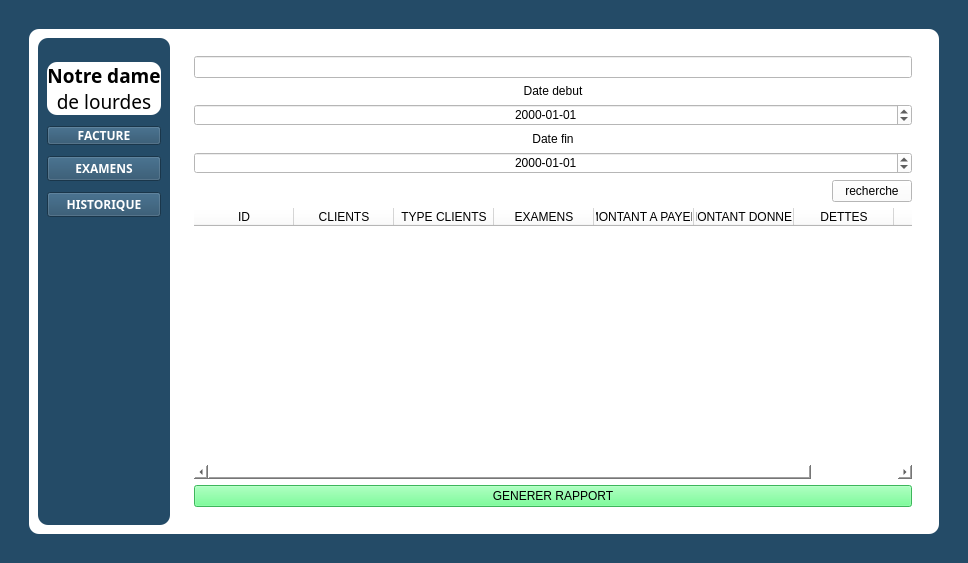
<?xml version="1.0" encoding="UTF-8"?>
<ui version="4.0">
 <class>MainWindow</class>
 <widget class="QMainWindow" name="MainWindow">
  <property name="geometry">
   <rect>
    <x>0</x>
    <y>0</y>
    <width>968</width>
    <height>562</height>
   </rect>
  </property>
  <property name="windowTitle">
   <string>MainWindow</string>
  </property>
  <property name="styleSheet">
   <string notr="true">background-color: #244b67;
</string>
  </property>
  <widget class="QWidget" name="centralwidget">
   <layout class="QVBoxLayout" name="verticalLayout_2">
    <item>
     <layout class="QVBoxLayout" name="verticalLayout">
      <property name="leftMargin">
       <number>20</number>
      </property>
      <property name="topMargin">
       <number>20</number>
      </property>
      <property name="rightMargin">
       <number>20</number>
      </property>
      <property name="bottomMargin">
       <number>20</number>
      </property>
      <item>
       <widget class="QFrame" name="frame">
        <property name="styleSheet">
         <string notr="true">QFrame {
    background-color:rgb(255, 255, 255);
    border-radius: 10px;
}

</string>
        </property>
        <property name="frameShape">
         <enum>QFrame::StyledPanel</enum>
        </property>
        <property name="frameShadow">
         <enum>QFrame::Raised</enum>
        </property>
        <layout class="QHBoxLayout" name="horizontalLayout_2">
         <item>
          <layout class="QHBoxLayout" name="horizontalLayout">
           <item>
            <widget class="QFrame" name="frame_3">
             <property name="maximumSize">
              <size>
               <width>200</width>
               <height>16777215</height>
              </size>
             </property>
             <property name="styleSheet">
              <string notr="true">background-color: rgb(36, 75, 103);</string>
             </property>
             <property name="frameShape">
              <enum>QFrame::StyledPanel</enum>
             </property>
             <property name="frameShadow">
              <enum>QFrame::Raised</enum>
             </property>
             <layout class="QVBoxLayout" name="verticalLayout_4">
              <item>
               <layout class="QVBoxLayout" name="verticalLayout_3">
                <property name="spacing">
                 <number>11</number>
                </property>
                <property name="topMargin">
                 <number>15</number>
                </property>
                <property name="bottomMargin">
                 <number>299</number>
                </property>
                <item>
                 <widget class="QLabel" name="label">
                  <property name="maximumSize">
                   <size>
                    <width>16777215</width>
                    <height>300</height>
                   </size>
                  </property>
                  <property name="font">
                   <font>
                    <family>Segoe UI Variable Text Semiligh</family>
                    <pointsize>14</pointsize>
                   </font>
                  </property>
                  <property name="styleSheet">
                   <string notr="true">background-color: rgb(255, 255, 255);</string>
                  </property>
                  <property name="text">
                   <string>&lt;strong&gt;Notre dame&lt;/strong&gt;&lt;br&gt;de lourdes</string>
                  </property>
                  <property name="scaledContents">
                   <bool>false</bool>
                  </property>
                  <property name="alignment">
                   <set>Qt::AlignCenter</set>
                  </property>
                 </widget>
                </item>
                <item>
                 <widget class="QPushButton" name="btn_facture">
                  <property name="minimumSize">
                   <size>
                    <width>14</width>
                    <height>19</height>
                   </size>
                  </property>
                  <property name="maximumSize">
                   <size>
                    <width>181</width>
                    <height>16777215</height>
                   </size>
                  </property>
                  <property name="sizeIncrement">
                   <size>
                    <width>80</width>
                    <height>99</height>
                   </size>
                  </property>
                  <property name="font">
                   <font>
                    <family>Segoe UI Variable Text Semiligh</family>
                    <weight>75</weight>
                    <bold>true</bold>
                   </font>
                  </property>
                  <property name="styleSheet">
                   <string notr="true">color: rgb(255, 255, 255);</string>
                  </property>
                  <property name="text">
                   <string>FACTURE</string>
                  </property>
                 </widget>
                </item>
                <item>
                 <widget class="QPushButton" name="btn_examen">
                  <property name="font">
                   <font>
                    <family>Segoe UI Variable Text Semiligh</family>
                    <weight>75</weight>
                    <bold>true</bold>
                   </font>
                  </property>
                  <property name="styleSheet">
                   <string notr="true">color: rgb(255, 255, 255);</string>
                  </property>
                  <property name="text">
                   <string>EXAMENS</string>
                  </property>
                 </widget>
                </item>
                <item>
                 <widget class="QPushButton" name="btn_historique">
                  <property name="font">
                   <font>
                    <family>Segoe UI Variable Text Semiligh</family>
                    <weight>75</weight>
                    <bold>true</bold>
                   </font>
                  </property>
                  <property name="styleSheet">
                   <string notr="true">color: rgb(255, 255, 255);</string>
                  </property>
                  <property name="text">
                   <string>HISTORIQUE</string>
                  </property>
                 </widget>
                </item>
               </layout>
              </item>
             </layout>
            </widget>
           </item>
           <item>
            <widget class="QFrame" name="frame_2">
             <property name="styleSheet">
              <string notr="true">background-color: rgb(255, 255, 255);</string>
             </property>
             <property name="frameShape">
              <enum>QFrame::StyledPanel</enum>
             </property>
             <property name="frameShadow">
              <enum>QFrame::Raised</enum>
             </property>
             <layout class="QVBoxLayout" name="verticalLayout_5">
              <item>
               <widget class="QStackedWidget" name="stackedWidget">
                <property name="styleSheet">
                 <string notr="true"/>
                </property>
                <property name="currentIndex">
                 <number>2</number>
                </property>
                <widget class="QWidget" name="facture">
                 <layout class="QHBoxLayout" name="horizontalLayout_4">
                  <item>
                   <layout class="QGridLayout" name="gridLayout_2">
                    <item row="3" column="0">
                     <widget class="QLineEdit" name="Txt_recherche_examen">
                      <property name="alignment">
                       <set>Qt::AlignCenter</set>
                      </property>
                     </widget>
                    </item>
                    <item row="1" column="1">
                     <widget class="QLabel" name="label_4">
                      <property name="text">
                       <string>nombre sejour :</string>
                      </property>
                      <property name="alignment">
                       <set>Qt::AlignCenter</set>
                      </property>
                     </widget>
                    </item>
                    <item row="3" column="1">
                     <widget class="QSpinBox" name="Txt_nombre_sejour">
                      <property name="alignment">
                       <set>Qt::AlignCenter</set>
                      </property>
                      <property name="maximum">
                       <number>100000000</number>
                      </property>
                     </widget>
                    </item>
                    <item row="7" column="0">
                     <widget class="QPushButton" name="Btn_ajouter_au_panier">
                      <property name="styleSheet">
                       <string notr="true">background-color: rgb(255, 255, 255);</string>
                      </property>
                      <property name="text">
                       <string>ajouter</string>
                      </property>
                     </widget>
                    </item>
                    <item row="10" column="0" colspan="2">
                     <widget class="QPushButton" name="Btn_valider_facture">
                      <property name="styleSheet">
                       <string notr="true">background-color: rgb(251, 249, 255);</string>
                      </property>
                      <property name="text">
                       <string>Valider</string>
                      </property>
                     </widget>
                    </item>
                    <item row="1" column="0">
                     <widget class="QLineEdit" name="Txt_Nom">
                      <property name="alignment">
                       <set>Qt::AlignCenter</set>
                      </property>
                     </widget>
                    </item>
                    <item row="8" column="0">
                     <widget class="QTableWidget" name="Table_examen">
                      <attribute name="horizontalHeaderShowSortIndicator" stdset="0">
                       <bool>true</bool>
                      </attribute>
                      <attribute name="horizontalHeaderStretchLastSection">
                       <bool>true</bool>
                      </attribute>
                      <column>
                       <property name="text">
                        <string>EXAMENS</string>
                       </property>
                      </column>
                      <column>
                       <property name="text">
                        <string>prix client</string>
                       </property>
                      </column>
                      <column>
                       <property name="text">
                        <string>prix abonne</string>
                       </property>
                      </column>
                     </widget>
                    </item>
                    <item row="0" column="0">
                     <widget class="QLabel" name="label_3">
                      <property name="text">
                       <string>Nom client:</string>
                      </property>
                      <property name="alignment">
                       <set>Qt::AlignCenter</set>
                      </property>
                     </widget>
                    </item>
                    <item row="5" column="0">
                     <widget class="QRadioButton" name="Radio_abonner">
                      <property name="text">
                       <string>Abonner</string>
                      </property>
                     </widget>
                    </item>
                    <item row="6" column="0">
                     <widget class="QRadioButton" name="Radio_cach">
                      <property name="text">
                       <string>Cach</string>
                      </property>
                     </widget>
                    </item>
                    <item row="8" column="1">
                     <widget class="QTableWidget" name="Table_panier">
                      <column>
                       <property name="text">
                        <string>EXAMENS</string>
                       </property>
                      </column>
                      <column>
                       <property name="text">
                        <string>PRIX</string>
                       </property>
                      </column>
                      <column>
                       <property name="text">
                        <string>SOUS-TOTAL</string>
                       </property>
                      </column>
                     </widget>
                    </item>
                    <item row="2" column="0">
                     <widget class="QLabel" name="label_5">
                      <property name="text">
                       <string>EXamens</string>
                      </property>
                      <property name="alignment">
                       <set>Qt::AlignCenter</set>
                      </property>
                     </widget>
                    </item>
                    <item row="4" column="0">
                     <widget class="QLabel" name="label_6">
                      <property name="text">
                       <string>Choisi type client</string>
                      </property>
                      <property name="alignment">
                       <set>Qt::AlignCenter</set>
                      </property>
                     </widget>
                    </item>
                    <item row="9" column="1">
                     <widget class="QLabel" name="label_total">
                      <property name="text">
                       <string>TOTAL:</string>
                      </property>
                      <property name="alignment">
                       <set>Qt::AlignCenter</set>
                      </property>
                     </widget>
                    </item>
                    <item row="6" column="1">
                     <widget class="QSpinBox" name="Sp_montant">
                      <property name="alignment">
                       <set>Qt::AlignCenter</set>
                      </property>
                      <property name="maximum">
                       <number>100000000</number>
                      </property>
                     </widget>
                    </item>
                   </layout>
                  </item>
                 </layout>
                </widget>
                <widget class="QWidget" name="ajouterExamen">
                 <property name="styleSheet">
                  <string notr="true">background-color: rgb(255, 255, 255);</string>
                 </property>
                 <layout class="QVBoxLayout" name="verticalLayout_6">
                  <item>
                   <widget class="QLabel" name="label_2">
                    <property name="text">
                     <string>&lt;strong&gt;ENREGISTREMENT DES EXAMENS &lt;/strong&gt;</string>
                    </property>
                    <property name="alignment">
                     <set>Qt::AlignCenter</set>
                    </property>
                   </widget>
                  </item>
                  <item>
                   <layout class="QGridLayout" name="gridLayout">
                    <item row="1" column="0">
                     <widget class="QLineEdit" name="Txt_nom_examen">
                      <property name="styleSheet">
                       <string notr="true">background-color: rgb(255, 255, 255);</string>
                      </property>
                      <property name="alignment">
                       <set>Qt::AlignCenter</set>
                      </property>
                     </widget>
                    </item>
                    <item row="6" column="0" colspan="4">
                     <widget class="QTableWidget" name="Table_Tous_examens">
                      <property name="styleSheet">
                       <string notr="true"/>
                      </property>
                      <attribute name="horizontalHeaderShowSortIndicator" stdset="0">
                       <bool>true</bool>
                      </attribute>
                      <attribute name="horizontalHeaderStretchLastSection">
                       <bool>true</bool>
                      </attribute>
                      <column>
                       <property name="text">
                        <string>ID</string>
                       </property>
                      </column>
                      <column>
                       <property name="text">
                        <string>EXAMENS</string>
                       </property>
                      </column>
                      <column>
                       <property name="text">
                        <string>PRIX CACHE</string>
                       </property>
                      </column>
                      <column>
                       <property name="text">
                        <string>PRIX ABONNE</string>
                       </property>
                      </column>
                     </widget>
                    </item>
                    <item row="2" column="0">
                     <widget class="QLabel" name="label_8">
                      <property name="text">
                       <string>prix abonner</string>
                      </property>
                      <property name="alignment">
                       <set>Qt::AlignCenter</set>
                      </property>
                     </widget>
                    </item>
                    <item row="0" column="0">
                     <widget class="QLabel" name="label_7">
                      <property name="text">
                       <string>Nom d'Examen</string>
                      </property>
                      <property name="alignment">
                       <set>Qt::AlignCenter</set>
                      </property>
                     </widget>
                    </item>
                    <item row="5" column="0">
                     <widget class="QSpinBox" name="Txt_prix_cach">
                      <property name="alignment">
                       <set>Qt::AlignCenter</set>
                      </property>
                      <property name="maximum">
                       <number>100000000</number>
                      </property>
                     </widget>
                    </item>
                    <item row="3" column="0">
                     <widget class="QSpinBox" name="Txt_prix_abonner">
                      <property name="alignment">
                       <set>Qt::AlignCenter</set>
                      </property>
                      <property name="maximum">
                       <number>100000000</number>
                      </property>
                     </widget>
                    </item>
                    <item row="4" column="0">
                     <widget class="QLabel" name="label_9">
                      <property name="text">
                       <string>prix cach</string>
                      </property>
                      <property name="alignment">
                       <set>Qt::AlignCenter</set>
                      </property>
                     </widget>
                    </item>
                   </layout>
                  </item>
                  <item>
                   <widget class="QPushButton" name="Btn_ajouter_examen">
                    <property name="maximumSize">
                     <size>
                      <width>300</width>
                      <height>16777215</height>
                     </size>
                    </property>
                    <property name="styleSheet">
                     <string notr="true">background-color: rgb(85, 170, 255);</string>
                    </property>
                    <property name="text">
                     <string>AJOUTER</string>
                    </property>
                   </widget>
                  </item>
                 </layout>
                </widget>
                <widget class="QWidget" name="tablefacture">
                 <property name="styleSheet">
                  <string notr="true"/>
                 </property>
                 <layout class="QVBoxLayout" name="verticalLayout_11">
                  <item>
                   <layout class="QGridLayout" name="gridLayout_4">
                    <item row="2" column="0" alignment="Qt::AlignTop">
                     <widget class="QDateEdit" name="date_debut">
                      <property name="alignment">
                       <set>Qt::AlignCenter</set>
                      </property>
                      <property name="displayFormat">
                       <string>yyyy-MM-dd</string>
                      </property>
                     </widget>
                    </item>
                    <item row="4" column="0">
                     <widget class="QDateEdit" name="date_fin">
                      <property name="alignment">
                       <set>Qt::AlignCenter</set>
                      </property>
                      <property name="displayFormat">
                       <string>yyyy-MM-dd</string>
                      </property>
                     </widget>
                    </item>
                    <item row="1" column="0">
                     <widget class="QLabel" name="label_10">
                      <property name="text">
                       <string>Date debut</string>
                      </property>
                      <property name="alignment">
                       <set>Qt::AlignCenter</set>
                      </property>
                     </widget>
                    </item>
                    <item row="0" column="0">
                     <widget class="QLineEdit" name="Txt_recherche_filtre">
                      <property name="alignment">
                       <set>Qt::AlignCenter</set>
                      </property>
                     </widget>
                    </item>
                    <item row="7" column="0">
                     <widget class="QPushButton" name="Btn_generer_rapport">
                      <property name="styleSheet">
                       <string notr="true">background-color: rgb(85, 255, 127);</string>
                      </property>
                      <property name="text">
                       <string>GENERER RAPPORT</string>
                      </property>
                     </widget>
                    </item>
                    <item row="6" column="0">
                     <widget class="QTableWidget" name="Table_historiqu_payement">
                      <attribute name="horizontalHeaderShowSortIndicator" stdset="0">
                       <bool>true</bool>
                      </attribute>
                      <attribute name="horizontalHeaderStretchLastSection">
                       <bool>true</bool>
                      </attribute>
                      <column>
                       <property name="text">
                        <string>ID</string>
                       </property>
                      </column>
                      <column>
                       <property name="text">
                        <string>CLIENTS</string>
                       </property>
                      </column>
                      <column>
                       <property name="text">
                        <string>TYPE CLIENTS</string>
                       </property>
                      </column>
                      <column>
                       <property name="text">
                        <string>EXAMENS</string>
                       </property>
                      </column>
                      <column>
                       <property name="text">
                        <string>MONTANT A PAYER</string>
                       </property>
                      </column>
                      <column>
                       <property name="text">
                        <string>MONTANT DONNER</string>
                       </property>
                      </column>
                      <column>
                       <property name="text">
                        <string>DETTES</string>
                       </property>
                      </column>
                      <column>
                       <property name="text">
                        <string>Date</string>
                       </property>
                      </column>
                     </widget>
                    </item>
                    <item row="3" column="0">
                     <widget class="QLabel" name="label_11">
                      <property name="text">
                       <string>Date fin</string>
                      </property>
                      <property name="alignment">
                       <set>Qt::AlignCenter</set>
                      </property>
                     </widget>
                    </item>
                    <item row="5" column="0" alignment="Qt::AlignRight">
                     <widget class="QPushButton" name="Btn_recherche_par_date">
                      <property name="text">
                       <string>recherche</string>
                      </property>
                     </widget>
                    </item>
                   </layout>
                  </item>
                 </layout>
                </widget>
               </widget>
              </item>
             </layout>
            </widget>
           </item>
          </layout>
         </item>
        </layout>
       </widget>
      </item>
     </layout>
    </item>
   </layout>
  </widget>
 </widget>
 <resources/>
 <connections/>
</ui>
